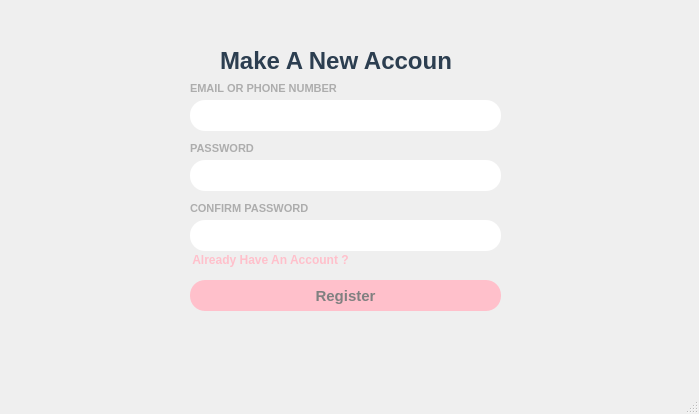
<?xml version="1.0" encoding="UTF-8"?>
<ui version="4.0">
 <class>MainWindow</class>
 <widget class="QMainWindow" name="MainWindow">
  <property name="geometry">
   <rect>
    <x>0</x>
    <y>0</y>
    <width>699</width>
    <height>414</height>
   </rect>
  </property>
  <property name="windowTitle">
   <string>MainWindow</string>
  </property>
  <property name="styleSheet">
   <string notr="true">/* Main Window */
background-color: #2C3E50;
color: white;



/* Push Button */
QPushButton {
    background-color: #3498db;
    color: white;
    border: none;
    padding: 15px 30px;
    text-align: center;
    font-size: 16px;
    border-radius: 10px;
    transition: background-color 0.3s ease;
}

QPushButton:hover {
    background-color: #2980b9;
}

/* Label */
QLabel {
    color: #2c3e50;
    font-size: 14px;
    font-weight: bold;
}

</string>
  </property>
  <widget class="QWidget" name="centralwidget">
   <widget class="QLabel" name="label">
    <property name="geometry">
     <rect>
      <x>220</x>
      <y>40</y>
      <width>231</width>
      <height>41</height>
     </rect>
    </property>
    <property name="styleSheet">
     <string notr="true">font-size: 18pt;</string>
    </property>
    <property name="text">
     <string>Make A New Account!</string>
    </property>
   </widget>
   <widget class="QLineEdit" name="lineEdit">
    <property name="geometry">
     <rect>
      <x>190</x>
      <y>100</y>
      <width>311</width>
      <height>31</height>
     </rect>
    </property>
    <property name="styleSheet">
     <string notr="true">background-color:white;
border-radius: 15px;
color: black;</string>
    </property>
   </widget>
   <widget class="QLabel" name="label_2">
    <property name="geometry">
     <rect>
      <x>190</x>
      <y>80</y>
      <width>231</width>
      <height>16</height>
     </rect>
    </property>
    <property name="styleSheet">
     <string notr="true">color:rgb(173, 173, 173);
font-size: 8pt;</string>
    </property>
    <property name="text">
     <string>EMAIL OR PHONE NUMBER</string>
    </property>
   </widget>
   <widget class="QLabel" name="label_3">
    <property name="geometry">
     <rect>
      <x>190</x>
      <y>140</y>
      <width>231</width>
      <height>16</height>
     </rect>
    </property>
    <property name="styleSheet">
     <string notr="true">color:rgb(173, 173, 173);
font-size: 8pt;</string>
    </property>
    <property name="text">
     <string>PASSWORD</string>
    </property>
   </widget>
   <widget class="QLineEdit" name="lineEdit_2">
    <property name="geometry">
     <rect>
      <x>190</x>
      <y>160</y>
      <width>311</width>
      <height>31</height>
     </rect>
    </property>
    <property name="styleSheet">
     <string notr="true">background-color:white;
border-radius: 15px;
color: black;</string>
    </property>
    <property name="echoMode">
     <enum>QLineEdit::Password</enum>
    </property>
   </widget>
   <widget class="QPushButton" name="pushButton">
    <property name="geometry">
     <rect>
      <x>190</x>
      <y>250</y>
      <width>161</width>
      <height>20</height>
     </rect>
    </property>
    <property name="styleSheet">
     <string notr="true">color: pink;
font: bold;
border-radius: 15px;</string>
    </property>
    <property name="text">
     <string>Already Have An Account ?</string>
    </property>
   </widget>
   <widget class="QPushButton" name="pushButton_2">
    <property name="geometry">
     <rect>
      <x>190</x>
      <y>280</y>
      <width>311</width>
      <height>31</height>
     </rect>
    </property>
    <property name="styleSheet">
     <string notr="true">border-radius: 15px;
color: grey;
font: bold;
font-size: 15px;
background-color:pink;</string>
    </property>
    <property name="text">
     <string>Register</string>
    </property>
   </widget>
   <widget class="QLineEdit" name="lineEdit_3">
    <property name="geometry">
     <rect>
      <x>190</x>
      <y>220</y>
      <width>311</width>
      <height>31</height>
     </rect>
    </property>
    <property name="styleSheet">
     <string notr="true">background-color:white;
border-radius: 15px;
color: black;</string>
    </property>
    <property name="echoMode">
     <enum>QLineEdit::Normal</enum>
    </property>
   </widget>
   <widget class="QLabel" name="label_4">
    <property name="geometry">
     <rect>
      <x>190</x>
      <y>200</y>
      <width>231</width>
      <height>16</height>
     </rect>
    </property>
    <property name="styleSheet">
     <string notr="true">color:rgb(173, 173, 173);
font-size: 8pt;</string>
    </property>
    <property name="text">
     <string>CONFIRM PASSWORD</string>
    </property>
   </widget>
  </widget>
  <widget class="QStatusBar" name="statusbar"/>
 </widget>
 <resources/>
 <connections/>
</ui>
